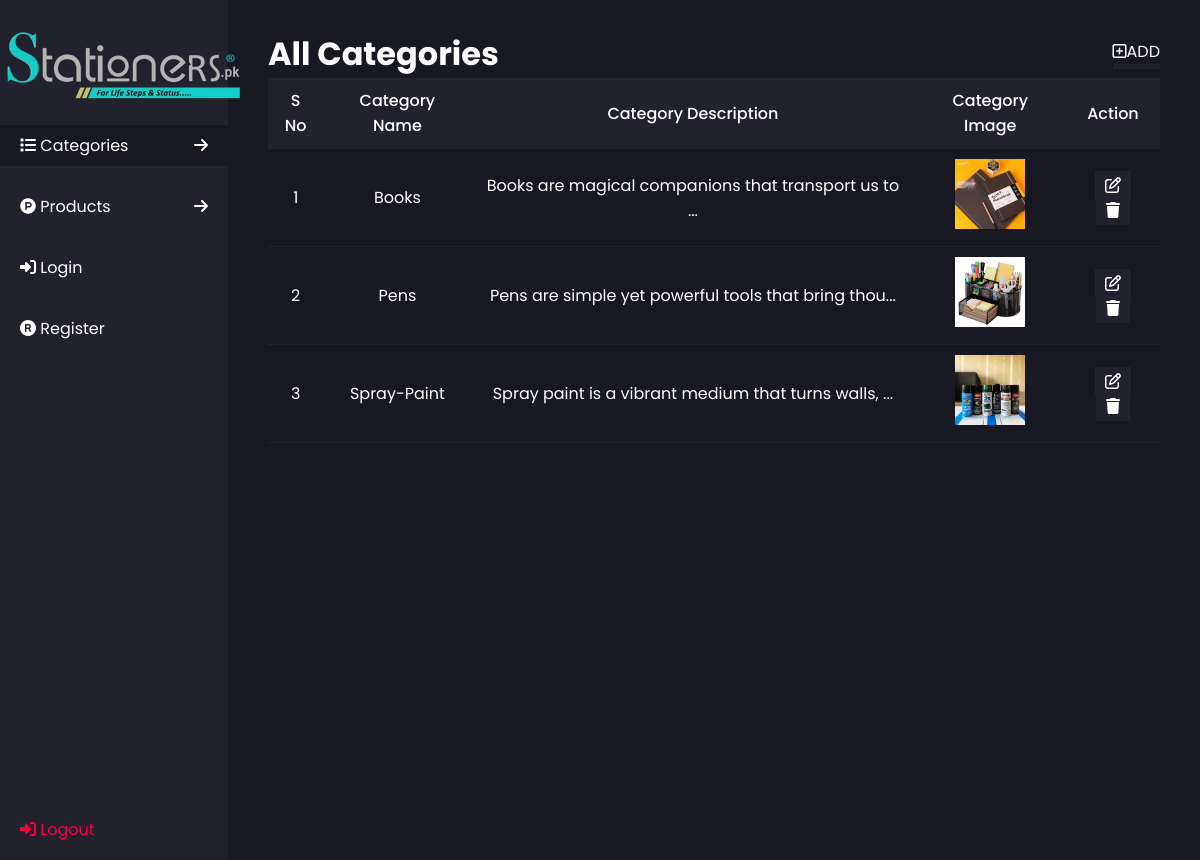
The app's page /allCategories.php with its own data.
### tables this page shows
CREATE TABLE `categories` (
  `category_id` int(11) NOT NULL,
  `category_name` varchar(256) NOT NULL,
  `category_description` varchar(256) NOT NULL,
  `category_image` varchar(256) NOT NULL
);

### allCategories.php (the view)
<?php
require("./base/header.php");
?>
<div class="main-section">
    <div class="dataDisplay-header">
        <h1>All Categories</h1>
        <a href="./addCategory.php"><span><i class="fa-regular fa-square-plus"></i></span>ADD</a>
    </div>
    <table class="table" width="100%" cellpadding="10">
        <tr>
            <th>S No</th>
            <th>Category Name</th>
            <th>Category Description</th>
            <th>Category Image</th>
            <th>Action</th>
        </tr>
        <?php
        $sno = 1;
        $select_query = "SELECT * FROM `categories`";
        $result = mysqli_query($db_connection, $select_query);
        while($display = mysqli_fetch_array($result)){
        ?>
        <tr>
            <td><?php echo $sno++?></td>
            <td><?php echo $display['category_name']?></td>
            <td>
                <?php
                $description = $display['category_description'];
                $shortDescription = substr($description, 0, 50);
                echo $shortDescription.(strlen($description) > 50 ? "..." : "")
                ?>
            </td>
            <td><img src="./uploads/categoryUploads/<?php echo $display['category_image']?>" width="70" alt=""></td>
            <td>
                <a class="actionBtn" href=""><i class="fa-regular fa-pen-to-square"></i></a>
                <a class="actionBtn" href="./logics.php?deleteCategory=<?php echo $display['category_id']?>"><i class="fa-solid fa-trash"></i></a>
            </td>
        </tr>
        <?php
        }
        ?>
    </table>
</div>
<?php
require("./base/footer.php");
?>

### css/style.css (style rules this page uses)
* { font-family: "Poppins", serif; margin: 0; padding: 0; }
body { background: #171821; color: #FFF; }
.container .main-section { padding: 30px 40px; width: 75%; }
.table { border-collapse: collapse; text-align: center; }
.table tr th,td { padding: 10px; }
.table tr th { font-weight: 500; }
.table tr:first-child { background: #21222D; }
.table tr { border-bottom: 1px solid #21222D; }
.actionBtn { color: #FFF; background: #21222D; padding: 3px 10px; }
.dataDisplay-header, .dataInsertion-header { display: flex; justify-content: space-between; align-items: center; }
.dataInsertion-header a, .dataDisplay-header a { text-decoration: none; color: #FFF; border-bottom: 5px solid #21222D; }

### records on screen
categories: category_name "Books", category_description "Books are magical companions that transport us to", category_image (picture)
categories: category_name "Pens", category_description "Pens are simple yet powerful tools that bring thou", category_image (picture)
categories: category_name "Spray-Paint", category_description "Spray paint is a vibrant medium that turns walls,", category_image (picture)
